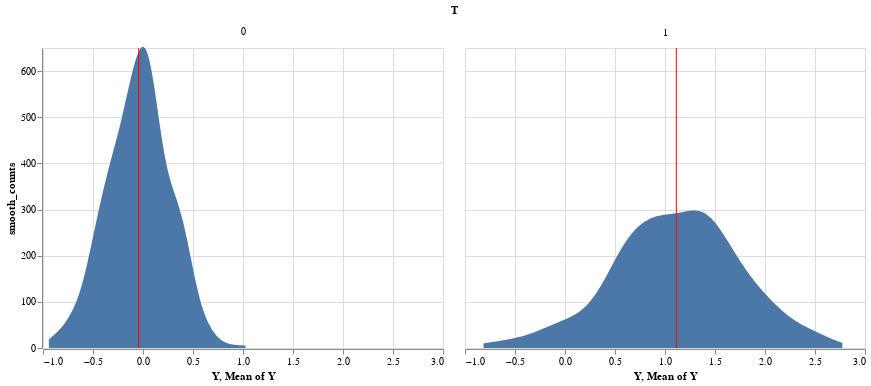

Here is the notebook cell this chart was saved with:
### Markdown cell above
Marginal Distribution of $Y$ for each value of $T$

### Code cell
# marginal distributions of Y for each value of T
y_dist.facet("T")

### Figure 1 — Vega-Lite specification as saved in the notebook (floating-point values rounded to 4 significant figures; data arrays with more than 128 entries replaced by an {"elided": "..."} marker saying what was removed)
{"config": {"view": {"continuousWidth": 400, "continuousHeight": 300}}, "data": {"name": "data-e2ec66c48a41a250e3b945f9b438fb10"}, "facet": {"type": "quantitative", "field": "T"}, "spec": {"layer": [{"mark": "area", "encoding": {"x": {"type": "quantitative", "field": "Y"}, "y": {"type": "quantitative", "field": "smooth_counts"}}, "transform": [{"density": "Y", "counts": true, "as": ["Y", "smooth_counts"]}]}, {"mark": {"type": "rule", "color": "red"}, "encoding": {"x": {"type": "quantitative", "aggregate": "mean", "field": "Y"}}}]}, "$schema": "https://vega.github.io/schema/vega-lite/v4.8.1.json", "datasets": {"data-e2ec66c48a41a250e3b945f9b438fb10": {"elided": "1000 records"}}}
